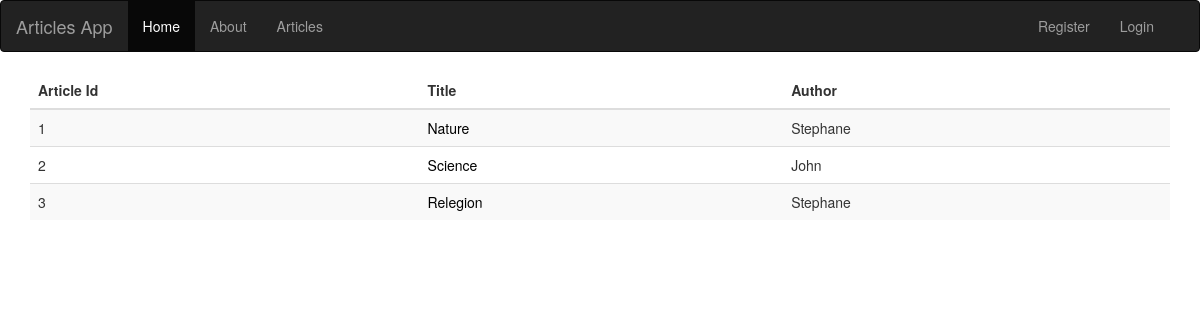
The page /articles on the database its author committed.
### app.py (models this page shows)
class Articles(db.Model):
    id = db.Column(db.Integer, primary_key=True)
    title = db.Column(db.String(100))
    author = db.Column(db.String(20))
    body = db.Column(db.Text)
    date = db.Column(db.DateTime, default=datetime.now)

### app.py (the view)
@app.route('/articles')
def articles():
    articles = Articles.query.all()
    if (len(articles) > 0):
        return render_template("articles.html", articles=articles)
    else:
        error = "No Articles Available"
        return render_template("articles.html", error=error)

### templates/articles.html (shortened to what this page needs)
{% extends "layout.html" %}
{% block content %}
{% if articles %}
  <div class="container">
      <table class="table table-striped table-hover">
        <thead>
          <tr>
            <th>Article Id</th>
            <th>Title</th>
            <th>Author</th>
          </tr>
        </thead>
        <tbody>
          {% for article in articles %}
              <tr>
                  <td>{{article.id}}</td>
                  <td><a href="/article/{{article.id}}" style="text-decoration: none; color : black;">{{article.title}}</a></td>
                  <td>{{article.author}}</td>
              </tr>
          {% endfor %}
        </tbody>
      </table>
    </div>
{% endif %}
{% endblock %}

### templates/layout.html (shortened to what this page needs)
<!DOCTYPE html>
<html lang="en">
<head>
    <link rel="stylesheet" href="https://maxcdn.bootstrapcdn.com/bootstrap/3.3.7/css/bootstrap.min.css">
</head>
<body>
    {% include "includes/_navbar.html" %}
    {% block content %}{% endblock %}
</body>
</html>

### templates/includes/_navbar.html (shortened to what this page needs)
<nav class="navbar navbar-default navbar-inverse">
    <div class="container-fluid">
      <div class="navbar-header">
        <a class="navbar-brand" href="/">Articles App</a>
      </div>
      <div class="collapse navbar-collapse" id="bs-example-navbar-collapse-1">
        <ul class="nav navbar-nav">
          <li class="active"><a href="/">Home <span class="sr-only">(current)</span></a></li>
          <li><a href="/about">About</a></li>
          <li><a href="/articles">Articles</a></li>
        </ul>
        <ul  class="nav navbar-nav pull-right">
            {% if session.logged_in %}
              <li><a href="/dashboard">Dashboard</a></li>
              <li><a href="/logout">Logout</a></li>
            {% else %}
              <li><a href="/register">Register</a></li>
              <li><a href="/login">Login</a></li>
            {% endif %}
        </ul>
        </div>
    </div>
</nav>

### rows shown on the page
Articles: id "1", title "Nature", author "Stephane"
Articles: id "2", title "Science", author "John"
Articles: id "3", title "Relegion", author "Stephane"
